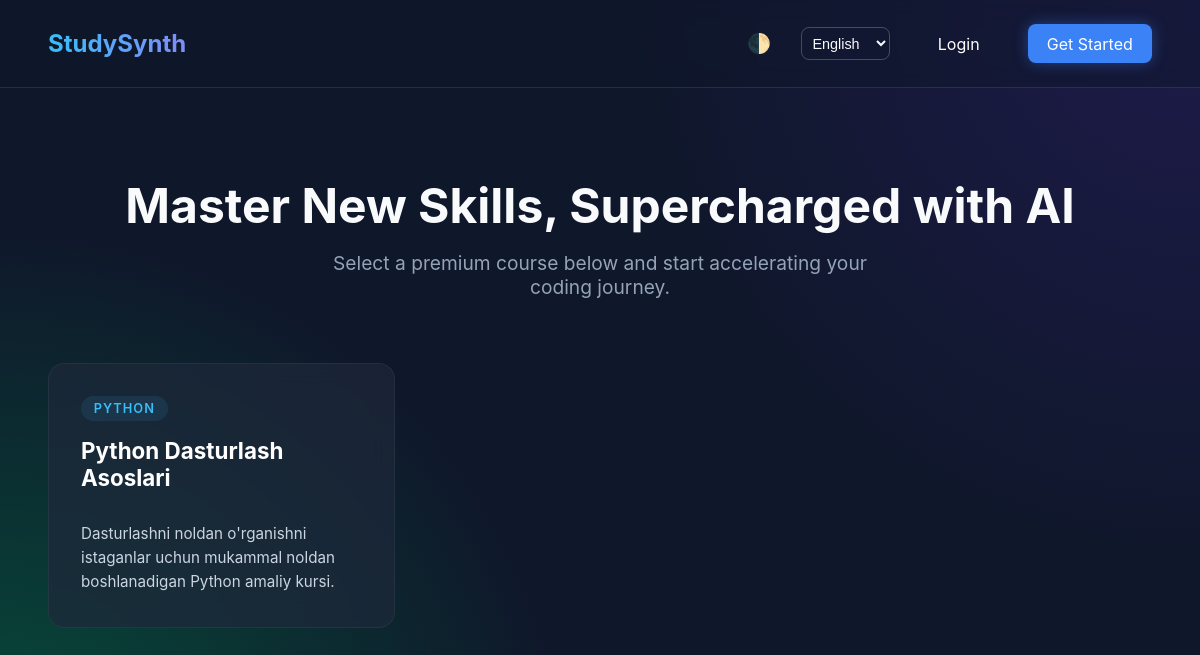
Before: / with the older database file.
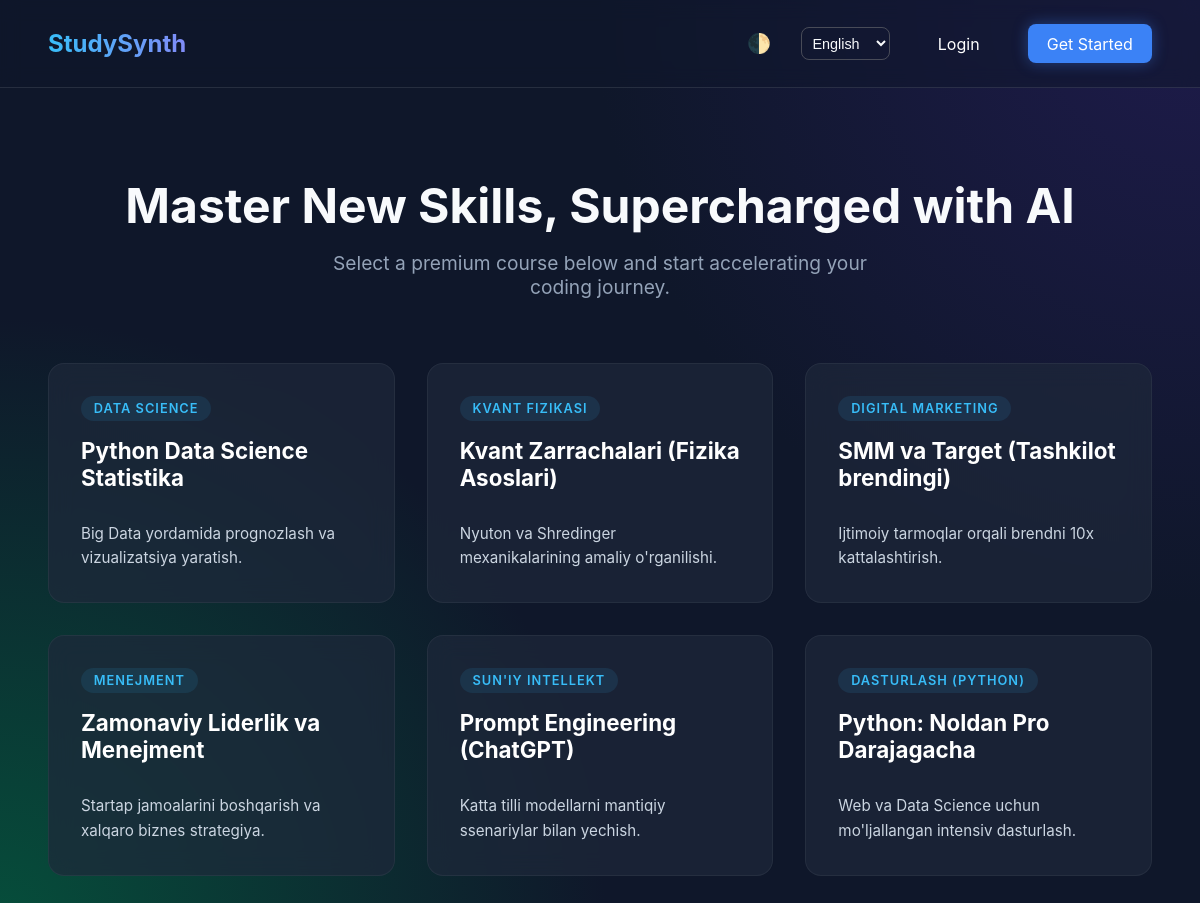
After: the same page with the newer database file.
### apps/courses/models.py (models this page shows, shortened)
class Course(models.Model):
    title = models.CharField(max_length=255)
    description = models.TextField()
    category = models.ForeignKey(Category, on_delete=models.SET_NULL, null=True, blank=True, related_name='courses')
    legacy_category = models.CharField(max_length=100, blank=True, null=True, help_text="Old flat category")
    video_url = models.URLField(max_length=500, blank=True, null=True, help_text="Tashqi havola (YouTube / Vimeo)")
    video_file = models.FileField(upload_to="videos/courses/", blank=True, null=True, help_text="Kompyuterdan MP4 video yuklash")
    created_at = models.DateTimeField(auto_now_add=True)
    updated_at = models.DateTimeField(auto_now=True)
    class Meta:
        ordering = ['-created_at']

class Category(models.Model):
    field = models.ForeignKey(Field, on_delete=models.CASCADE, related_name='categories')
    name = models.CharField(max_length=100, help_text="e.g. Frontend, Backend")
    slug = models.SlugField(max_length=100, unique=True)

### apps/courses/ui_views.py (the view)
# urls.py: path('', CatalogView.as_view(), name='home'),
class CatalogView(ListView):
    model = Course
    template_name = 'index.html'
    context_object_name = 'courses'
    def get_context_data(self, **kwargs):
        context = super().get_context_data(**kwargs)
        context['categories'] = Category.objects.all()
        return context

### templates/index.html (shortened to what this page needs)
{% extends 'base.html' %}
{% block content %}
<div class="hero">
    <h2>Master New Skills, Supercharged with AI</h2>
    <p>Select a premium course below and start accelerating your coding journey.</p>
</div>
<div class="courses-grid">
    {% for course in courses %}
    <a href="{% url 'course-detail' course.id %}" class="course-card">
        <span class="badge">{{ course.category.name|default:"Uncategorized" }}</span>
        <h3 class="course-title">{{ course.title }}</h3>
        <p class="course-desc">{{ course.description|truncatewords:20 }}</p>
    </a>
    {% empty %}
    <p style="text-align:center; color:#94a3b8; grid-column:1/-1;">No courses available yet. Admins must add them.</p>
    {% endfor %}
</div>
{% endblock %}

### templates/base.html (shortened to what this page needs)
{% load i18n %}
<!DOCTYPE html>
<html lang="en">
<head>
</head>
<body>
    <nav>
        <a href="{% url 'home' %}" style="margin:0; text-decoration:none;">
            <h1>StudySynth</h1>
        </a>
        <div style="display: flex; align-items: center; gap: 1.5rem;">
            <button id="theme-toggle" style="background: transparent; border: none; color: inherit; font-size: 1.2rem; cursor: pointer;" title="Toggle Dark/Light Mode">🌓</button>
            <form action="/i18n/setlang/" method="post" style="margin: 0; display: flex; align-items: center;">
                <select name="language" onchange="this.form.submit()" style="background: transparent; color: inherit; border: 1px solid rgba(128,128,128,0.5); padding: 0.4rem; border-radius: 8px; outline: none; cursor: pointer; font-size: 0.9rem;">
                    {% get_current_language as LANGUAGE_CODE %}
                    {% get_available_languages as LANGUAGES %}
                    {% for lang in LANGUAGES %}
                    <option value="{{ lang.0 }}" {% if lang.0 == LANGUAGE_CODE %}selected{% endif %} style="color: black;">
                        {{ lang.1 }}
                    </option>
                    {% endfor %}
                </select>
            </form>
            {% if user.is_authenticated %}
            <a href="/admin/">Dashboard</a>
            <a href="{% url 'logout' %}">Logout</a>
            {% else %}
            <a href="{% url 'login' %}">Login</a>
            <a href="{% url 'register' %}" class="btn-primary">Get Started</a>
            {% endif %}
        </div>
    </nav>
    <main>
        {% block content %}
        {% endblock %}
    </main>
</body>
</html>

### templates/base.html (style rules this page uses)
:root { --bg-color: #0f172a; --text-color: #f8fafc; --accent-primary: #3b82f6; --accent-glow: rgba(59, 130, 246, 0.4); --card-bg: rgba(30, 41, 59, 0.7); }
body { margin: 0; padding: 0; background-color: var(--bg-color); color: var(--text-color); font-family: 'Inter', system-ui, sans-serif; background-image: radial-gradient(circle at top right, #1e1b4b, transparent 40%), radial-gradient(circle at bottom left, #064e3b, transparent 40%); min-height: 100vh; display: flex; flex-direction: column; }
nav { padding: 1.5rem 3rem; display: flex; justify-content: space-between; align-items: center; background: rgba(15, 23, 42, 0.5); backdrop-filter: blur(10px); border-bottom: 1px solid rgba(255, 255, 255, 0.1); }
nav h1 { margin: 0; font-size: 1.5rem; background: linear-gradient(to right, #38bdf8, #818cf8); -webkit-background-clip: text; color: transparent; }
nav a { color: white; text-decoration: none; margin-left: 1.5rem; transition: color 0.2s; }
.btn-primary { background: var(--accent-primary); color: white; border: none; padding: 0.6rem 1.2rem; border-radius: 8px; cursor: pointer; text-decoration: none; box-shadow: 0 0 15px var(--accent-glow); transition: all 0.3s ease; display: inline-block; }
main { flex: 1; padding: 3rem; max-width: 1200px; margin: 0 auto; width: 100%; box-sizing: border-box; }

### templates/index.html (style rules this page uses)
.hero { text-align: center; margin-bottom: 4rem; animation: fadeUp 1s ease-out; }
.hero h2 { font-size: 3rem; margin-bottom: 1rem; }
.hero p { color: #94a3b8; font-size: 1.2rem; max-width: 600px; margin: 0 auto; }
.courses-grid { display: grid; grid-template-columns: repeat(auto-fill, minmax(320px, 1fr)); gap: 2rem; animation: fadeUp 1.2s ease-out; }
.course-card { background: var(--card-bg); border: 1px solid rgba(255, 255, 255, 0.05); border-radius: 16px; padding: 2rem; backdrop-filter: blur(12px); transition: transform 0.3s ease, box-shadow 0.3s ease; display: flex; flex-direction: column; text-decoration: none; color: white; }
.badge { align-self: flex-start; background: rgba(56, 189, 248, 0.1); color: #38bdf8; padding: 0.3rem 0.8rem; border-radius: 20px; font-size: 0.8rem; text-transform: uppercase; letter-spacing: 1px; font-weight: 600; margin-bottom: 1rem; }
.course-title { font-size: 1.4rem; margin: 0 0 1rem 0; color: white; }
.course-desc { color: #cbd5e1; line-height: 1.6; font-size: 0.95rem; margin-bottom: auto; }

Changed rows visible on the page:
removed Course: category.name "PYTHON", title "Python Dasturlash Asoslari", description "Dasturlashni noldan o'rganishni istaganlar uchun mukammal noldan boshlanadigan Python amaliy kursi."
added Course: category.name "DATA SCIENCE", title "Python Data Science Statistika", description "Big Data yordamida prognozlash va vizualizatsiya yaratish."
added Course: category.name "KVANT FIZIKASI", title "Kvant Zarrachalari (Fizika Asoslari)", description "Nyuton va Shredinger mexanikalarining amaliy o'rganilishi."
added Course: category.name "DIGITAL MARKETING", title "SMM va Target (Tashkilot brendingi)", description "Ijtimoiy tarmoqlar orqali brendni 10x kattalashtirish."
added Course: category.name "MENEJMENT", title "Zamonaviy Liderlik va Menejment", description "Startap jamoalarini boshqarish va xalqaro biznes strategiya."
added Course: category.name "SUN'IY INTELLEKT", title "Prompt Engineering (ChatGPT)", description "Katta tilli modellarni mantiqiy ssenariylar bilan yechish."
added Course: category.name "DASTURLASH (PYTHON)", title "Python: Noldan Pro Darajagacha", description "Web va Data Science uchun mo'ljallangan intensiv dasturlash."
